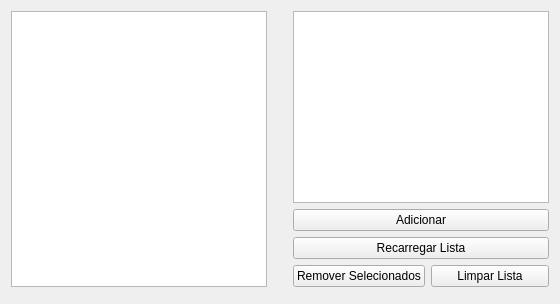
  <widget class="QWidget" name="tabSlides">
   <attribute name="title">
    <string>Slides</string>
   </attribute>
   <layout class="QGridLayout" name="gridLayout_3">
    <item row="0" column="0">
     <layout class="QGridLayout" name="gridLayout">
      <item row="0" column="1" rowspan="5">
       <spacer name="verticalSpacer">
        <property name="orientation">
         <enum>Qt::Vertical</enum>
        </property>
        <property name="sizeType">
         <enum>QSizePolicy::Expanding</enum>
        </property>
        <property name="sizeHint" stdset="0">
         <size>
          <width>20</width>
          <height>40</height>
         </size>
        </property>
       </spacer>
      </item>
      <item row="1" column="2" colspan="2">
       <widget class="QPushButton" name="btnAdicionar">
        <property name="text">
         <string>Adicionar</string>
        </property>
       </widget>
      </item>
      <item row="2" column="2" colspan="2">
       <widget class="QPushButton" name="btnRecarregar">
        <property name="text">
         <string>Recarregar Lista</string>
        </property>
       </widget>
      </item>
      <item row="3" column="3">
       <widget class="QPushButton" name="btnLimpar">
        <property name="text">
         <string>Limpar Lista</string>
        </property>
       </widget>
      </item>
      <item row="3" column="2">
       <widget class="QPushButton" name="btnRemover">
        <property name="text">
         <string>Remover Selecionados</string>
        </property>
       </widget>
      </item>
      <item row="0" column="2" colspan="2">
       <widget class="QListWidget" name="lstMusicas"/>
      </item>
      <item row="0" column="0" rowspan="4">
       <widget class="QListWidget" name="lstSlides"/>
      </item>
     </layout>
    </item>
   </layout>
  </widget>
